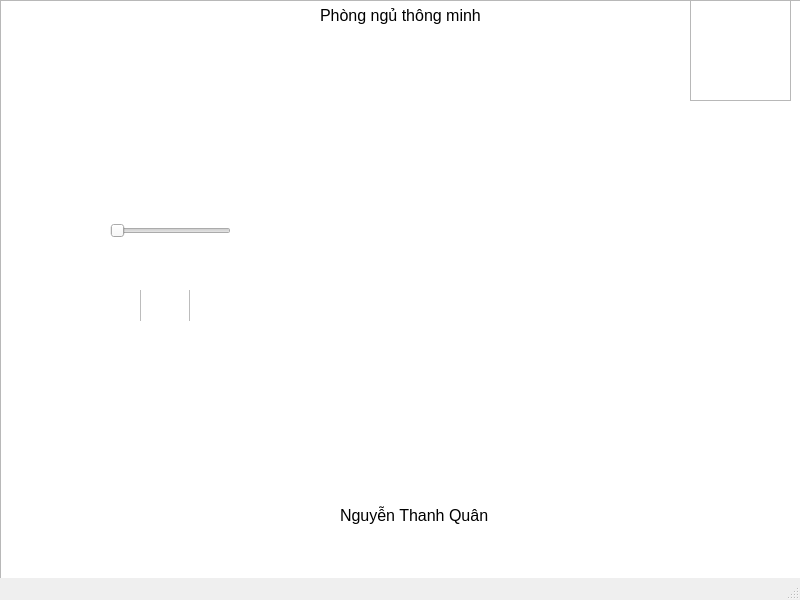
<?xml version="1.0" encoding="UTF-8"?>
<ui version="4.0">
 <class>MainWindow</class>
 <widget class="QMainWindow" name="MainWindow">
  <property name="geometry">
   <rect>
    <x>0</x>
    <y>0</y>
    <width>800</width>
    <height>600</height>
   </rect>
  </property>
  <property name="windowTitle">
   <string>MainWindow</string>
  </property>
  <property name="styleSheet">
   <string notr="true">QCheckBox::indicator {
    width: 50px;
    height: 50px;
}

QCheckBox::indicator:checked {
    background-image: url(:/toggle/right.png);
}

QCheckBox::indicator:unchecked {
    background-image: url(:/toggle/left.png);
}</string>
  </property>
  <widget class="QWidget" name="centralwidget">
   <widget class="QLabel" name="label">
    <property name="geometry">
     <rect>
      <x>320</x>
      <y>0</y>
      <width>221</width>
      <height>31</height>
     </rect>
    </property>
    <property name="font">
     <font>
      <pointsize>12</pointsize>
     </font>
    </property>
    <property name="text">
     <string>Phòng ngủ thông minh</string>
    </property>
   </widget>
   <widget class="QPushButton" name="on_tv">
    <property name="geometry">
     <rect>
      <x>180</x>
      <y>120</y>
      <width>51</width>
      <height>51</height>
     </rect>
    </property>
    <property name="styleSheet">
     <string notr="true">QPushButton{
 	border: none;
	background-image: url(:/onandoff/power-button.png);
}</string>
    </property>
    <property name="text">
     <string/>
    </property>
   </widget>
   <widget class="QCheckBox" name="maylanh">
    <property name="geometry">
     <rect>
      <x>140</x>
      <y>290</y>
      <width>51</width>
      <height>31</height>
     </rect>
    </property>
    <property name="styleSheet">
     <string notr="true">QCheckBox::indicator{
	width:50px;
	height:50px;
	image: url(:/toggle/left.png)
}</string>
    </property>
    <property name="text">
     <string/>
    </property>
   </widget>
   <widget class="QPushButton" name="off_tv">
    <property name="geometry">
     <rect>
      <x>110</x>
      <y>120</y>
      <width>51</width>
      <height>51</height>
     </rect>
    </property>
    <property name="styleSheet">
     <string notr="true">QPushButton{
 	border: none;
	background-image: url(:/onandoff/power-on.png);
}</string>
    </property>
    <property name="text">
     <string/>
    </property>
   </widget>
   <widget class="QSlider" name="keosang">
    <property name="geometry">
     <rect>
      <x>110</x>
      <y>220</y>
      <width>121</width>
      <height>22</height>
     </rect>
    </property>
    <property name="orientation">
     <enum>Qt::Horizontal</enum>
    </property>
   </widget>
   <widget class="QTextBrowser" name="textBrowser">
    <property name="geometry">
     <rect>
      <x>690</x>
      <y>0</y>
      <width>101</width>
      <height>101</height>
     </rect>
    </property>
    <property name="styleSheet">
     <string notr="true">background-image: url(:/logo/logo.png);</string>
    </property>
   </widget>
   <widget class="QLabel" name="label_ac">
    <property name="geometry">
     <rect>
      <x>290</x>
      <y>80</y>
      <width>161</width>
      <height>91</height>
     </rect>
    </property>
    <property name="styleSheet">
     <string notr="true">image: url(:/ac/ac_off.png);</string>
    </property>
    <property name="text">
     <string/>
    </property>
   </widget>
   <widget class="QLabel" name="label_lamp">
    <property name="geometry">
     <rect>
      <x>440</x>
      <y>80</y>
      <width>131</width>
      <height>81</height>
     </rect>
    </property>
    <property name="styleSheet">
     <string notr="true">image: url(:/lamp/lamp_off - Copy.png);</string>
    </property>
    <property name="text">
     <string/>
    </property>
   </widget>
   <widget class="QLabel" name="label_tv">
    <property name="geometry">
     <rect>
      <x>440</x>
      <y>300</y>
      <width>151</width>
      <height>151</height>
     </rect>
    </property>
    <property name="styleSheet">
     <string notr="true">image: url(:/tv/tv_off.png);</string>
    </property>
    <property name="text">
     <string/>
    </property>
   </widget>
   <widget class="QLabel" name="label_5">
    <property name="geometry">
     <rect>
      <x>230</x>
      <y>-40</y>
      <width>351</width>
      <height>591</height>
     </rect>
    </property>
    <property name="styleSheet">
     <string notr="true">image: url(:/background/images.jpg);</string>
    </property>
    <property name="text">
     <string/>
    </property>
   </widget>
   <widget class="QLabel" name="label_6">
    <property name="geometry">
     <rect>
      <x>340</x>
      <y>500</y>
      <width>211</width>
      <height>31</height>
     </rect>
    </property>
    <property name="font">
     <font>
      <pointsize>12</pointsize>
     </font>
    </property>
    <property name="text">
     <string>Nguyễn Thanh Quân</string>
    </property>
   </widget>
   <widget class="QPushButton" name="sleep">
    <property name="geometry">
     <rect>
      <x>20</x>
      <y>120</y>
      <width>71</width>
      <height>61</height>
     </rect>
    </property>
    <property name="styleSheet">
     <string notr="true">QPushButton{
 	border: none;
	background-image: url(:/mode/sleeping.png);
}

</string>
    </property>
    <property name="text">
     <string/>
    </property>
   </widget>
   <widget class="QPushButton" name="hot">
    <property name="geometry">
     <rect>
      <x>20</x>
      <y>240</y>
      <width>71</width>
      <height>71</height>
     </rect>
    </property>
    <property name="styleSheet">
     <string notr="true">QPushButton{
 	border: none;
	background-image: url(:/mode/hot-deal.png);
}</string>
    </property>
    <property name="text">
     <string/>
    </property>
   </widget>
   <widget class="QPushButton" name="relax">
    <property name="geometry">
     <rect>
      <x>20</x>
      <y>360</y>
      <width>71</width>
      <height>71</height>
     </rect>
    </property>
    <property name="styleSheet">
     <string notr="true">QPushButton{
 	border: none;
	background-image: url(:/mode/game-controller.png);
}
</string>
    </property>
    <property name="text">
     <string/>
    </property>
   </widget>
   <widget class="QTextBrowser" name="textBrowser_2">
    <property name="geometry">
     <rect>
      <x>0</x>
      <y>0</y>
      <width>811</width>
      <height>591</height>
     </rect>
    </property>
    <property name="styleSheet">
     <string notr="true">background-image: url(:/background/130-hinh-nen-may-tinh-4k-89-1024x640.jpg);</string>
    </property>
   </widget>
   <widget class="QTextBrowser" name="sensor">
    <property name="geometry">
     <rect>
      <x>630</x>
      <y>390</y>
      <width>131</width>
      <height>71</height>
     </rect>
    </property>
    <property name="styleSheet">
     <string notr="true">QTextBrowser{
 	border: none;
	background:transparent;
}</string>
    </property>
   </widget>
   <widget class="QWidget" name="verticalLayoutWidget">
    <property name="geometry">
     <rect>
      <x>590</x>
      <y>100</y>
      <width>201</width>
      <height>201</height>
     </rect>
    </property>
    <layout class="QVBoxLayout" name="verticalLayout"/>
   </widget>
   <widget class="QPushButton" name="open_chart">
    <property name="geometry">
     <rect>
      <x>650</x>
      <y>340</y>
      <width>93</width>
      <height>28</height>
     </rect>
    </property>
    <property name="styleSheet">
     <string notr="true">QPushButton {
    padding: 5px 5px;               /* Khoảng cách bên trong */
    border: none;                   /* Không có viền */
    border-radius: 10px;           /* Đường viền bo tròn */
    background: qlineargradient(x1: 0, y1: 0, x2: 1, y2: 1, 
                                stop: 0 #ff0000, stop: 1 #0000ff);       /* Màu nền đen */
    color: #fff;                    /* Màu chữ trắng */
}
</string>
    </property>
    <property name="text">
     <string>open</string>
    </property>
   </widget>
   <widget class="QPushButton" name="clear">
    <property name="geometry">
     <rect>
      <x>40</x>
      <y>460</y>
      <width>71</width>
      <height>71</height>
     </rect>
    </property>
    <property name="styleSheet">
     <string notr="true">QPushButton{
 	border: none;
	background-image: url(:/clear/cleaning.png);
}</string>
    </property>
    <property name="text">
     <string/>
    </property>
   </widget>
   <widget class="QPushButton" name="exit">
    <property name="geometry">
     <rect>
      <x>660</x>
      <y>470</y>
      <width>71</width>
      <height>61</height>
     </rect>
    </property>
    <property name="styleSheet">
     <string notr="true">QPushButton{
 	border: none;
	background-image: url(:/exit/exit.png);
}</string>
    </property>
    <property name="text">
     <string/>
    </property>
   </widget>
   <zorder>textBrowser_2</zorder>
   <zorder>label_5</zorder>
   <zorder>label</zorder>
   <zorder>on_tv</zorder>
   <zorder>maylanh</zorder>
   <zorder>off_tv</zorder>
   <zorder>keosang</zorder>
   <zorder>textBrowser</zorder>
   <zorder>label_ac</zorder>
   <zorder>label_lamp</zorder>
   <zorder>label_tv</zorder>
   <zorder>label_6</zorder>
   <zorder>sleep</zorder>
   <zorder>hot</zorder>
   <zorder>relax</zorder>
   <zorder>sensor</zorder>
   <zorder>verticalLayoutWidget</zorder>
   <zorder>open_chart</zorder>
   <zorder>clear</zorder>
   <zorder>exit</zorder>
  </widget>
  <widget class="QMenuBar" name="menubar">
   <property name="geometry">
    <rect>
     <x>0</x>
     <y>0</y>
     <width>800</width>
     <height>26</height>
    </rect>
   </property>
  </widget>
  <widget class="QStatusBar" name="statusbar"/>
 </widget>
 <resources>
  <include location="image.qrc"/>
 </resources>
 <connections/>
</ui>
